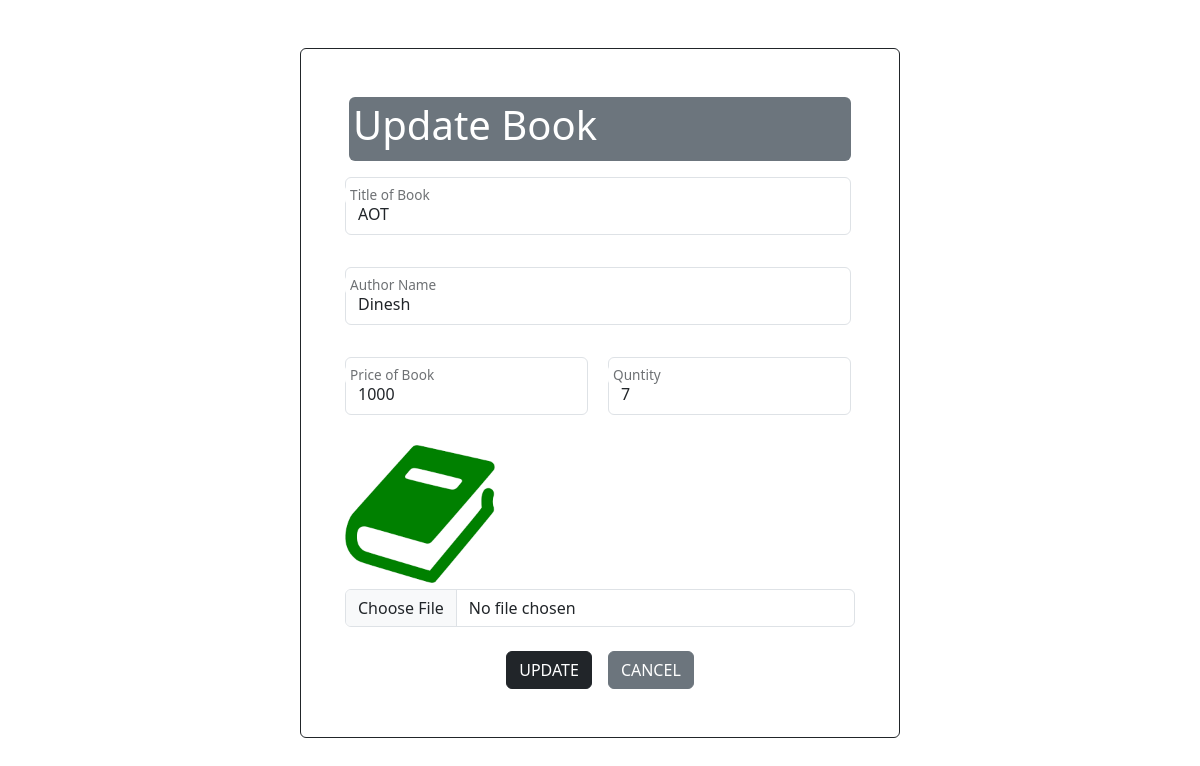
Page /update.php?id=1 on the committed database.
### tables this page shows
CREATE TABLE `books` (
  `id` int(10) NOT NULL,
  `bname` varchar(20) DEFAULT NULL,
  `aname` varchar(20) DEFAULT NULL,
  `price` int(10) DEFAULT NULL,
  `file` varchar(20) DEFAULT NULL,
  `quantity` int(10) DEFAULT NULL
);

### update.php (the view, shortened to what this page needs)
<?php
 include('conn.php');
?>
<!doctype html>
<html lang="en">
  <head>
    <link href="https://cdn.jsdelivr.net/npm/bootstrap@5.3.0-alpha1/dist/css/bootstrap.min.css" rel="stylesheet">
  </head>
  <body>
    <div class=" container border border-dark rounded p-5 mt-5 col-md-6 h-75  ">
        <div class="container-fluid bg-secondary text-white rounded p-1 mb-3">
            <h1>Update Book</h1>
        </div>
        <?php
                $id = $_GET['id'];
                $query = "SELECT * FROM books WHERE  id='$id'";
                $query_run = mysqli_query($conn, $query);
                if(mysqli_num_rows($query_run) > 0) {
                    foreach ($query_run as $user) {
                    }
        ?>
        <form  method="POST" class="row" action="data.php" enctype="multipart/form-data" >
          <div class="form-floating mb-3 ps-2" >
            <input type="text" class="form-control" name="bname" id="bname" placeholder="First Name" value="<?= $user['bname']; ?>"required>
            <label for="fname">Title of Book</label>
          </div>
          <div class="form-floating mb-3 mt-3  ps-2">
            <input type="text" class="form-control" name="aname" id="aname" placeholder="Last Name" value="<?= $user['aname']; ?>" required>
            <label for="lname">Author Name</label>
          </div>
          <div class="form-floating mb-3 mt-3 col-md-6 ps-2">
                <input type="number" class="form-control " id="price" name="price" placeholder="Enter email" value="<?= $user['price']; ?>" required >
                <label for="email">Price of Book</label>
          </div>
          <div class="form-floating mb-3 mt-3 col-md-6 ps-2">
                <input type="number" class="form-control " id="quantity" name="quantity" placeholder="Enter" value="<?= $user['quantity']; ?>" required >
                <label for="email">Quntity</label>
          </div>
          <div class="mb-3 p-2">
          <img  src="book_img/<?= $user['file']; ?>" height="150" width="150">
            <input type="file" class="form-control" name="image" id="image">
          </div>
        <div class=" d-flex justify-content-center">
            <button type="submit" value="update" name="update" class=" btn btn-dark">UPDATE</button>
            <a href="dashboard.php" class=" btn btn-secondary ms-3" onclick="this.form.reset();">CANCEL</a>
        </div>
      </form>
      <?php
    }
      ?>
      </div>
  </body>
</html>

### rows in the picture
books: bname "AOT", aname "Dinesh", price "1000", quantity "7", file (picture)
